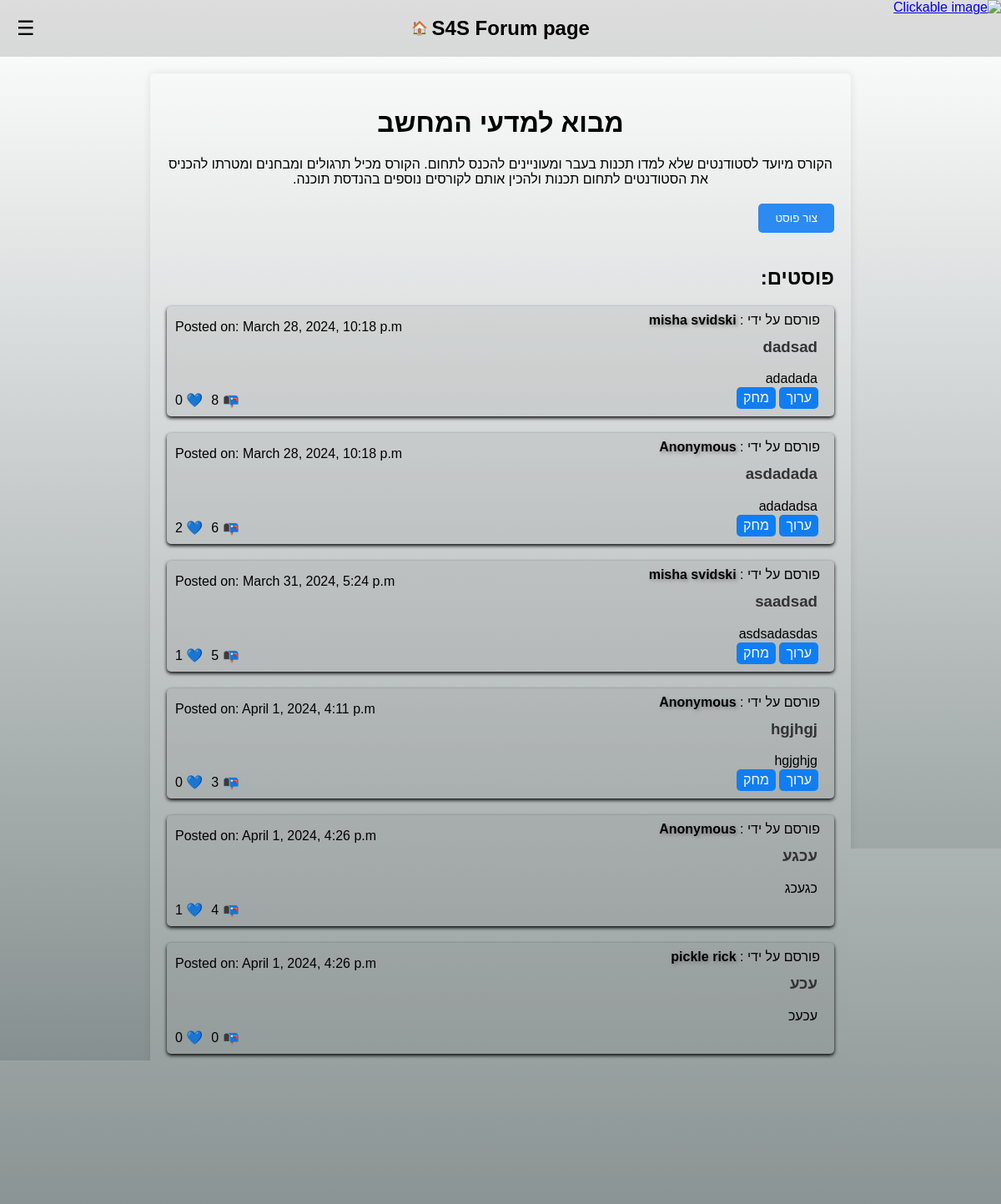
The page /blog/1/ (signed in) on the database as committed earlier.
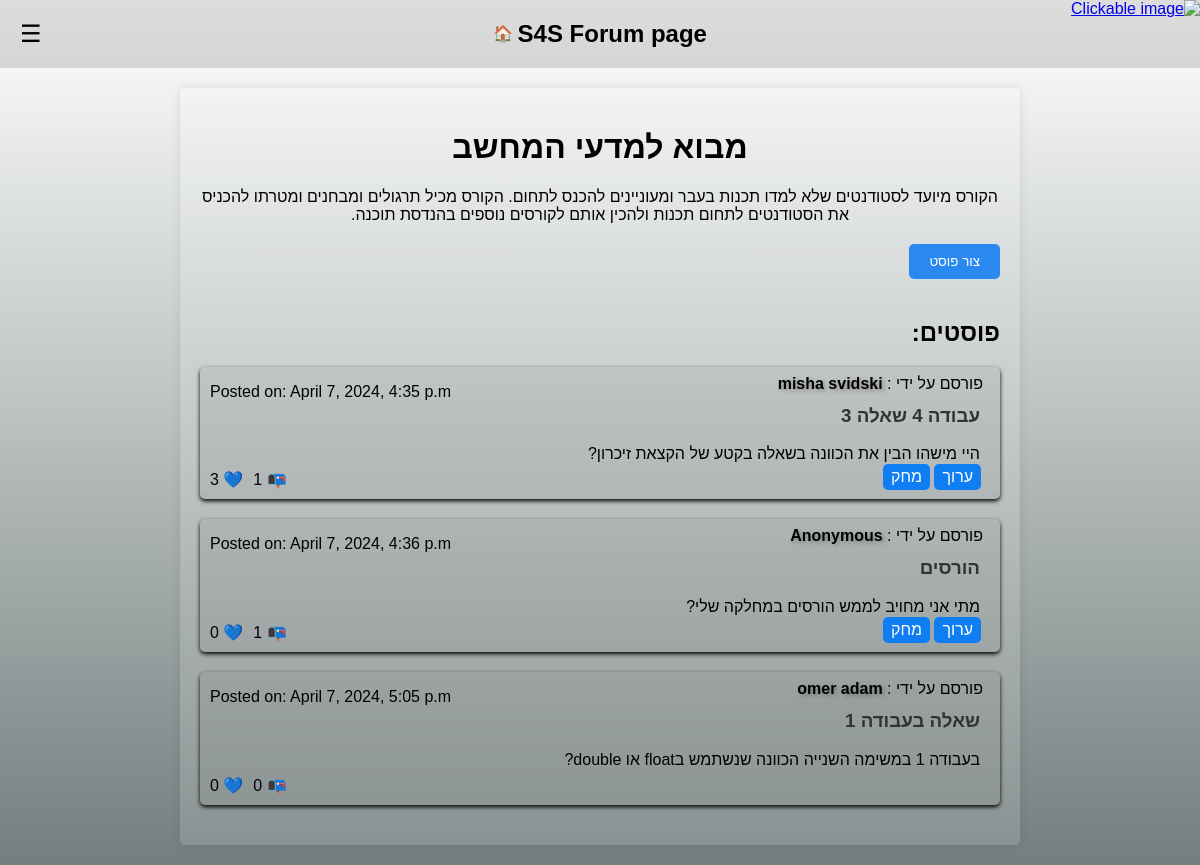
The same page on the database as committed later.
### S4S/models.py (models this page shows, shortened)
class Blog(models.Model):
    title = models.CharField(max_length=100)
    description = models.TextField(default='No description')

class Post2(models.Model):
    title = models.CharField(max_length=100)
    user_name = models.CharField(default="none", max_length=100)
    user_email = models.EmailField(null=True)
    content = models.TextField()
    date_posted = models.DateTimeField(default=timezone.now)
    blog = models.ForeignKey('Blog', on_delete=models.CASCADE, null=True)
    candidate = models.ForeignKey('Candidate', on_delete=models.CASCADE, null=True, blank=True)
    student = models.ForeignKey('Student', on_delete=models.CASCADE, null=True, blank=True)
    graduate = models.ForeignKey('Graduate', on_delete=models.CASCADE, null=True, blank=True)
    admin = models.ForeignKey('Admin', on_delete=models.CASCADE, null=True, blank=True)
    comment_count = models.IntegerField(default=0)
    likes_count = models.IntegerField(default=0)

### S4S/blogim.py (the view)
# urls.py: path('blog/<int:blog_id>/', blogim.blog_detail, name='blog_detail'),
def blog_detail(request, blog_id):
    blog = Blog.objects.get(pk=blog_id)
    posts2 = Post2.objects.filter(blog=blog)
    current_user = None
    user_type = None
    if 'user_id' in request.session and 'user_type' in request.session:
        user_id = request.session['user_id']
        user_type = request.session['user_type']
        if user_type == 'candidate':
            user = Candidate.objects.get(id=user_id)
        elif user_type == 'student':
            user = Student.objects.get(id=user_id)
        elif user_type == 'graduate':
            user = Graduate.objects.get(id=user_id)
        elif user_type == 'admin':  # Check if the user is an Admin
            user = Admin.objects.get(id=user_id)
        current_user = user.first_name + ' ' + user.last_name
        email = user.email
    return render(request, 'blog.detail.html', {'blog': blog, 'posts2': posts2, 'current_user': current_user, 'user_type': user_type,'email': email})

### templates/blog.detail.html (shortened to what this page needs)
<!DOCTYPE html>
<html lang="en">
<head>
</head>
<body>
<header>
    <div class="menu-icon" onclick="toggleSidebar(event)">☰</div>
    <a href="/" style="text-decoration: none; color: inherit;"><h2>S4S Forum page</h2></a>
     <a href="/" style="text-decoration: none; color: inherit;">&nbsp;🏠</a>
</header>
    <div class="container">
        <div class="header">
            <h1>{{ blog.title }}</h1>
            <p>{{ blog.description }}</p>
        </div>
{% if user_type != 'candidate' or blog.id == 32 %}
        <button class="create-post-button" onclick="toggleCreatePostForm()">צור פוסט</button>
    {% endif %}
        <a href="{% url '' %}" class="top-left">
            <img src="https://i.imgur.com/YAy1rDP.png" alt="Clickable image" width="250" height="75" class="invert-color">
        </a>
        <div class="posts">
            <h2>פוסטים:</h2>
            {% for post2 in posts2 %}
                <div class="post">
                    <a href="{% url 'post_detail' post2.id %}" style="text-decoration: none; color: inherit;">
                        <div class="post-info">
                          <span class="post-author"> פורסם על ידי : <span class="author-name">{{ post2.user_name }}</span><br></span>
                        </div>
                        <div class="post-details">
                           {% load tz %}
                        <p>Posted on: {{ post2.date_posted|timezone:"Asia/Jerusalem"|date:"F j, Y, P"|slice:":-1" }}</p>
                        </div>
                        <br>
                        <h3>{{ post2.title }}</h3>
                        <p>{{ post2.content }}</p>
     <div class="post-interactions" style="position: absolute; bottom: 10px; left: 10px; display: flex; flex-direction: row;">
    <span class="comment-count">📭 {{ post2.comment_count }}</span>
    <span class="like-count">💙 {{post2.likes_count }}</span>
</div>
{% if post2.user_email == email or user_type == 'admin' %}
    <div class="post-actions">
        <form action="{% url 'edit_post' post2.id %}" method="get" style="display: inline;">
            <button type="submit" class="edit-button">ערוך</button>
        </form>
        <form method="post" action="{% url 'delete_post' post2.id %}" style="display: inline;">
            <button type="submit" class="delete-button">מחק</button>
        </form>
    </div>
{% endif %}
                    </a>
                </div>
            {% endfor %}
        </div>
    </div>
</body>
</html>

Rows that differ between the two databases and show on the page:
removed Post2: user_name "misha svidski", date_posted "March 28, 2024, 10:18 p.m", title "dadsad", content "adadada", comment_count "8", likes_count "0", shows "ערוך"
removed Post2: user_name "Anonymous", date_posted "March 28, 2024, 10:18 p.m", title "asdadada", content "adadadsa", comment_count "6", likes_count "2", shows "ערוך"
removed Post2: user_name "misha svidski", date_posted "March 31, 2024, 5:24 p.m", title "saadsad", content "asdsadasdas", comment_count "5", likes_count "1", shows "ערוך"
removed Post2: user_name "Anonymous", date_posted "April 1, 2024, 4:11 p.m", title "hgjhgj", content "hgjghjg", comment_count "3", likes_count "0", shows "ערוך"
removed Post2: user_name "Anonymous", date_posted "April 1, 2024, 4:26 p.m", title "עכגע", content "כגעכג", comment_count "4", likes_count "1"
removed Post2: user_name "pickle rick", date_posted "April 1, 2024, 4:26 p.m", title "עכע", content "עכעכ", comment_count "0", likes_count "0"
added Post2: user_name "misha svidski", date_posted "April 7, 2024, 4:35 p.m", title "עבודה 4 שאלה 3", content "היי מישהו הבין את הכוונה בשאלה בקטע של הקצאת זיכרון?", comment_count "1", likes_count "3", shows "ערוך"
added Post2: user_name "Anonymous", date_posted "April 7, 2024, 4:36 p.m", title "הורסים", content "מתי אני מחויב לממש הורסים במחלקה שלי?", comment_count "1", likes_count "0", shows "ערוך"
added Post2: user_name "omer adam", date_posted "April 7, 2024, 5:05 p.m", title "שאלה בעבודה 1", content "בעבודה 1 במשימה השנייה הכוונה שנשתמש בfloat או double?", comment_count "0", likes_count "0"
